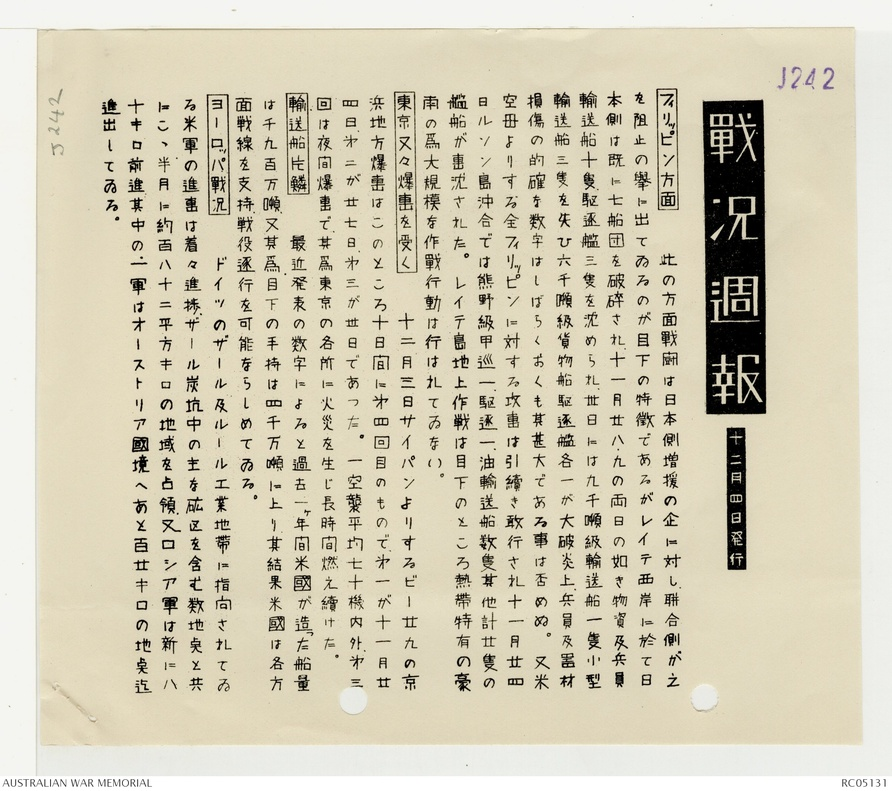
#> input picture 1.Image processing/3.jfif, 892 x 791 px, shrunk from 2048 x 1818 before the run; its folder holds only this picture in this run
$ python -i SkeletonTools.py   (imports and definitions only)
#> lines starting #> are read from the running program, lines starting #| are printed output that depends on the picture
#> further down, picture is the input picture: shape (791, 892, 3); mean B, G, R 183.2, 204.6, 210.8
import os
import cv2
import numpy as np
from skimage.morphology import skeletonize
from skimage.morphology import medial_axis
from skimage.segmentation import morphological_geodesic_active_contour, inverse_gaussian_gradient
from skimage.filters import gaussian

# Zhang-Suen ---------------------------------------------------------------------------------------------------------
# [72 lines left out: functions zhang_suen_thinning, process_images_Zhang, not called in this run]


# morphological_skeleton---------------------------------------------------------------------------------------------------------
def morphological_skeleton(image):
    # Convert to binary image
    _, binary = cv2.threshold(image, 127, 255, cv2.THRESH_BINARY_INV)
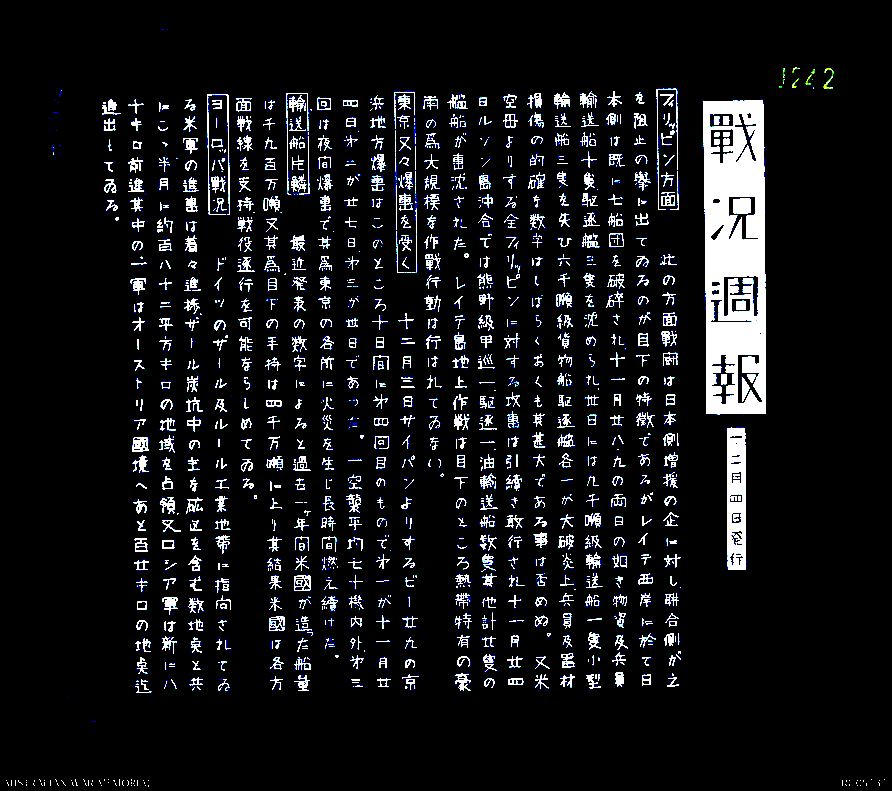
#> binary: shape (791, 892, 3); mean B, G, R 23.4, 21.1, 20.3

    # Corrosion operations
    kernel = np.ones((3, 3), np.uint8)
    eroded = cv2.erode(binary, kernel, iterations=1)
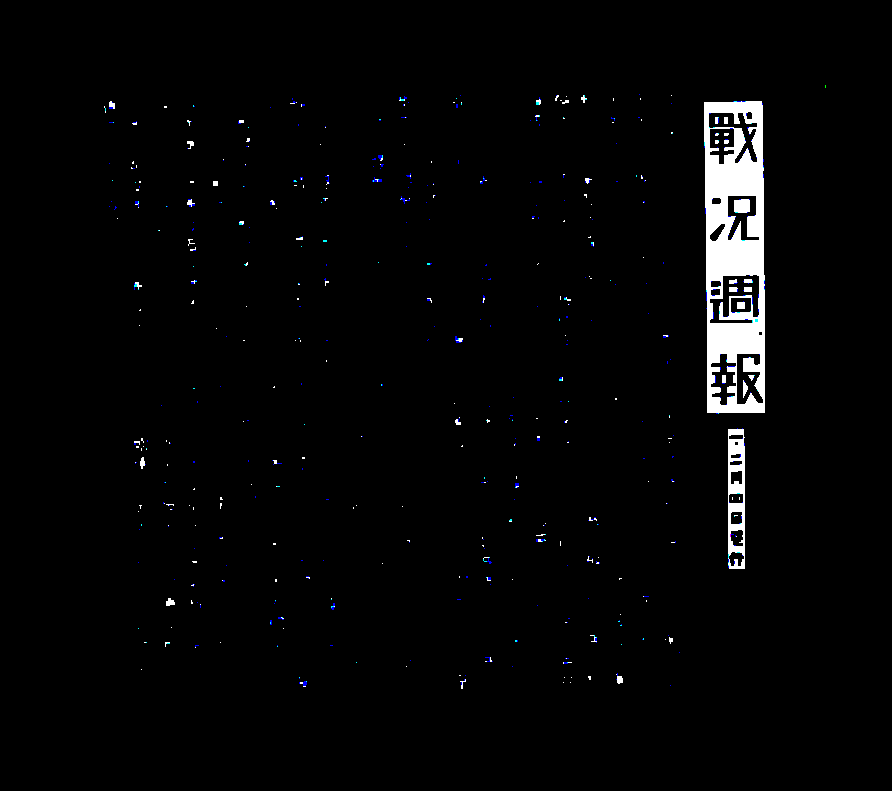
#> eroded: shape (791, 892, 3); mean B, G, R 6.2, 5.8, 5.7

    # expansion operation
    dilated = cv2.dilate(eroded, kernel, iterations=1)
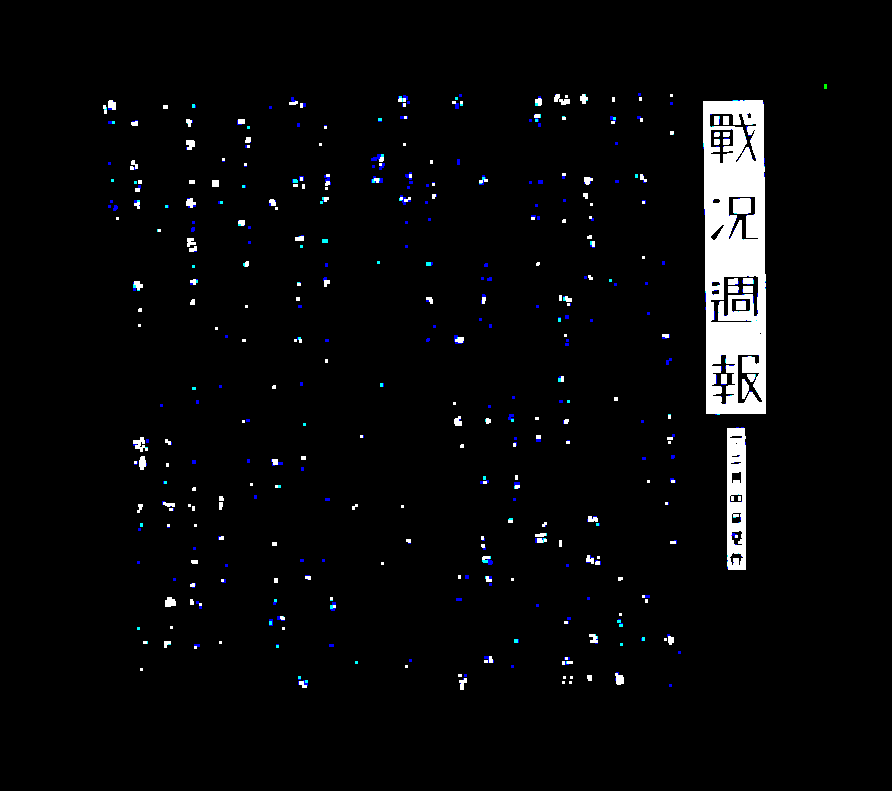
#> dilated: shape (791, 892, 3); mean B, G, R 9.4, 8.5, 8.2

    # Detailed operation
    skeleton = skeletonize(dilated // 255)  # skeletonize expects binary image [0, 1]
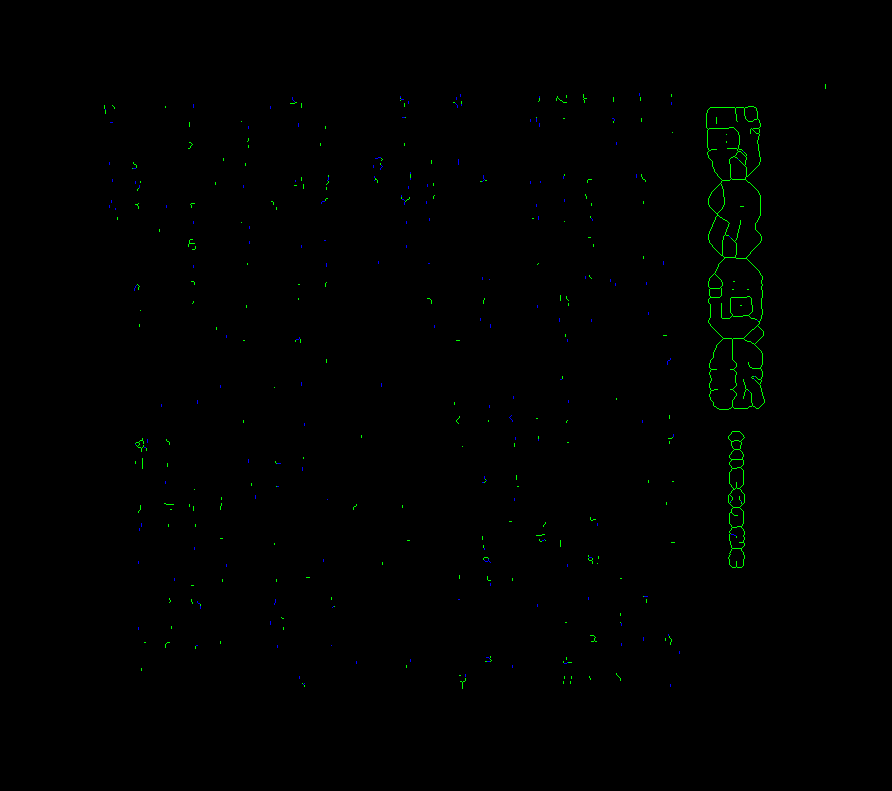
#> skeleton: shape (791, 892, 3) bool; mean B, G, R 0.000748, 0.00371, 0

    # Convert result to uint8 format
    skeleton_image = (skeleton * 255).astype(np.uint8)

    return skeleton_image


# [172 lines left out: functions process_images_morphology, contour_skeleton, process_images_contour, medial_axis_transform, process_images_medial_axis, fast_marching_method and 2 more, not called in this run]
    # [6 lines of commented-out code are left out]

# [2 lines not run here, left out]

>>> import cv2
>>> picture = cv2.imread('../../1.Image processing/3.jfif')
>>> result = morphological_skeleton(picture)
